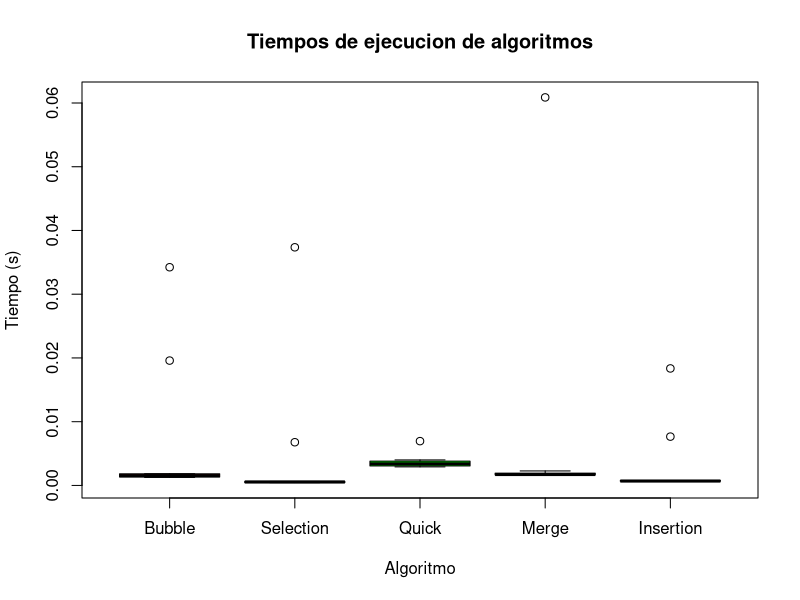

The R source for this figure:
# Bubble Sort
bubble_sort <- function(x, ascending = TRUE) {
  n <- length(x)
  if (ascending) {
    for (i in 1:(n - 1)) {
      for (j in 1:(n - i)) {
        if (x[j + 1] < x[j]) {
          tmp <- x[j]
          x[j] <- x[j + 1]
          x[j + 1] <- tmp
        }
      }
    }
  }
  else {
    for (i in 1:(n - 1)) {
      for (j in 1:(n - i)) {
        if (x[j + 1] > x[j]) {
          tmp <- x[j]
          x[j] <- x[j + 1]
          x[j + 1] <- tmp
        }
      }
    }
  }
  x
}

#Merge sort
mmerge <- function(a, b) {
  r <- numeric(length(a) + length(b))
  ai <- 1;
  bi <- 1;
  j <- 1;
  for (j in 1:length(r)) {
    if ((ai <= length(a) && a[ai] < b[bi]) || bi > length(b)) {
      r[j] <- a[ai]
      ai <- ai + 1
    } else {
      r[j] <- b[bi]
      bi <- bi + 1
    }
  }
  r
}

mmergesort <- function(A) {
  if (length(A) > 1) {
    q <- ceiling(length(A) / 2)
    a <- mmergesort(A[1:q])
    b <- mmergesort(A[(q + 1):length(A)])
    mmerge(a, b)
  } else {
    A
  }
}

#Insertion sort
insertion_sort <- function(A) {
  for (j in 2:length(A)) {
    key = A[j]
    i = j - 1
    while (i > 0 && A[i] > key) {
      A[(i + 1)] = A[i]
      i = i - 1
    }
    A[(i + 1)] = key
  }
  A
}

#Quicksort
quickSort <- function(arr) {
  # Pick a number at random.
  mid <- sample(arr, 1)

  # Place-holders for left and right values.
  left <- c()
  right <- c()

  # Move all the smaller values to the left, bigger values to the right.
  lapply(arr[arr != mid], function(d) {
    if (d < mid) {
      left <<- c(left, d)
    }
    else {
      right <<- c(right, d)
    }
  })

  if (length(left) > 1) {
    left <- quickSort(left)
  }

  if (length(right) > 1) {
    right <- quickSort(right)
  }

  # Finally, return the sorted values.
  c(left, mid, right)
}

#Selection sort
selection_sort <- function(x, ascending = TRUE) {
  max <- length(x)
  if (ascending) {
    for (j in 1:(max - 1)) {
      m <- x[j]
      p <- j
      for (k in (j + 1):max) {
        if (x[k] < m) {
          m <- x[k]
          p <- k
        }
        ## end if
      }
      ## end for k
      x[p] <- x[j]
      x[j] <- m
    }
    ## end for j
  }
  ## end ascending if
  else {
    for (j in 1:(max - 1)) {
      m <- x[j]
      p <- j
      for (k in (j + 1):max) {
        if (x[k] > m) {
          m <- x[k]
          p <- k
        }
        ## end if
      }
      ## end for k
      x[p] <- x[j]
      x[j] <- m
    }
    ## end for j
  }
  ## end ascending else
  x
}

n <- 10 ** 2

bubbleTime <- numeric()
selectionTime <- numeric()
quickSortTime <- numeric()
mergeTime <- numeric()
insertionTime <- numeric()

for (i in 1:10) {
  x <- runif(n)
  #Bubble Sort
  bubbleStart <- Sys.time()
  bubble_res <- bubble_sort(x)
  bubbleEnd <- Sys.time()

  bubbleTime <- c(bubbleTime, as.numeric(bubbleEnd - bubbleStart))

  #Selection Sort
  selectionStart <- Sys.time()
  selection_res <- selection_sort(x)
  selectionEnd <- Sys.time()

  selectionTime <- c(selectionTime, as.numeric(selectionEnd - selectionStart))

  #Quick Sort
  quickSortStart <- Sys.time()
  quickSort_res <- quickSort(x)
  quickSortEnd <- Sys.time()

  quickSortTime <- c(quickSortTime, as.numeric(quickSortEnd - quickSortStart))

  #Merge sort
  mergeStart <- Sys.time()
  mergesort_res <- mmergesort(x)
  mergeEnd <- Sys.time()

  mergeTime <- c(mergeTime, as.numeric(mergeEnd - mergeStart))

  #Insertion Sort
  insertionStart <- Sys.time()
  insertion_res <- insertion_sort(x)
  insertionEnd <- Sys.time()

  insertionTime <- c(insertionTime, as.numeric(insertionEnd - insertionStart))
}

t <- list("Bubble Sort" = bubbleTime,
    "Selection Sort" = selectionTime,
    "Quick Sort" = quickSortTime,
    "Merge sort" = mergeTime,
    "Insertion sort" = insertionTime)

sort(sapply(t, mean))
sort(sapply(t, sd))

boxplot(t, main = "Tiempos de ejecucion de algoritmos",
          xlab = "Algoritmo",
          ylab = "Tiempo (s)",
          names = c("Bubble", "Selection", "Quick", "Merge", "Insertion"),
          col = c("red", "blue", "green", "yellow", "purple")
          )

# Crear una tabla
# Algoritmo Media
# ejeAlg    0.2 \u00B1 0.1
table <- data.frame(
  Algoritmo = names(t),
  Media = sapply(t, function(x) paste(mean(x), "±", sd(x)))
)
table
